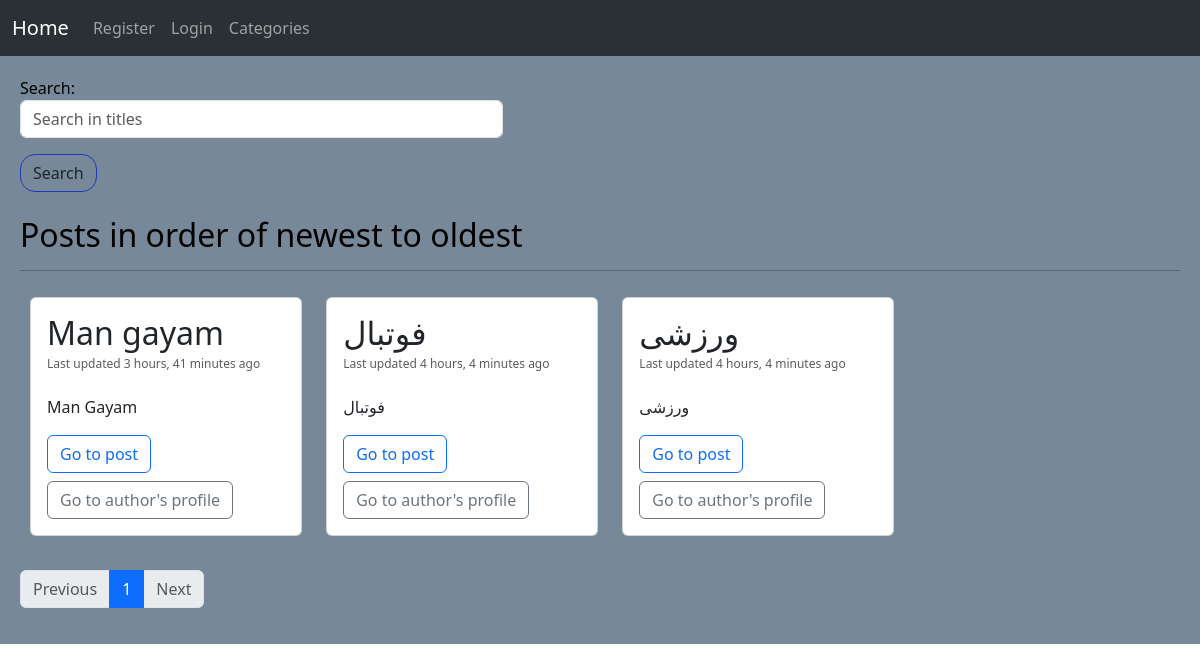
Before: / with the older database file.
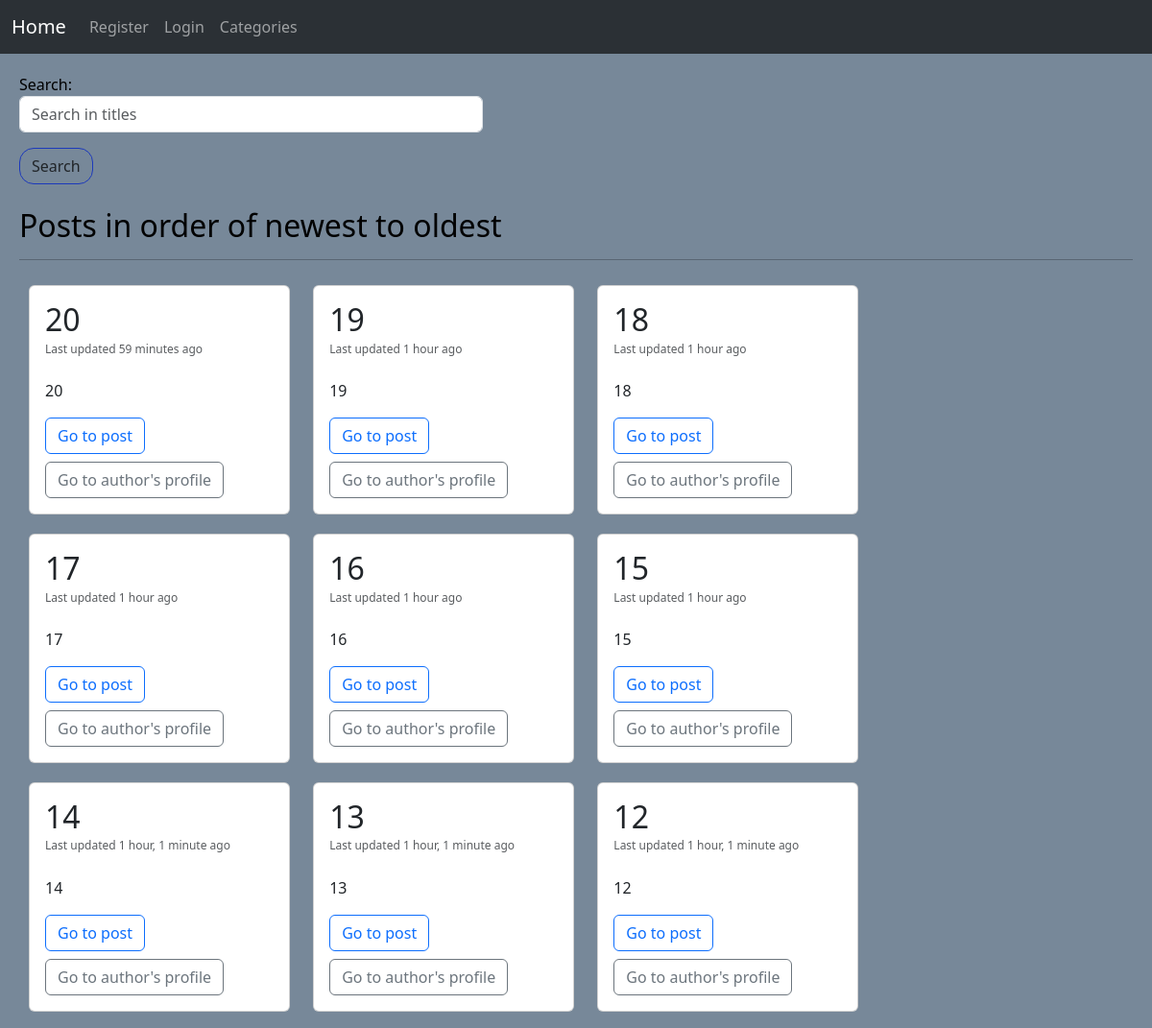
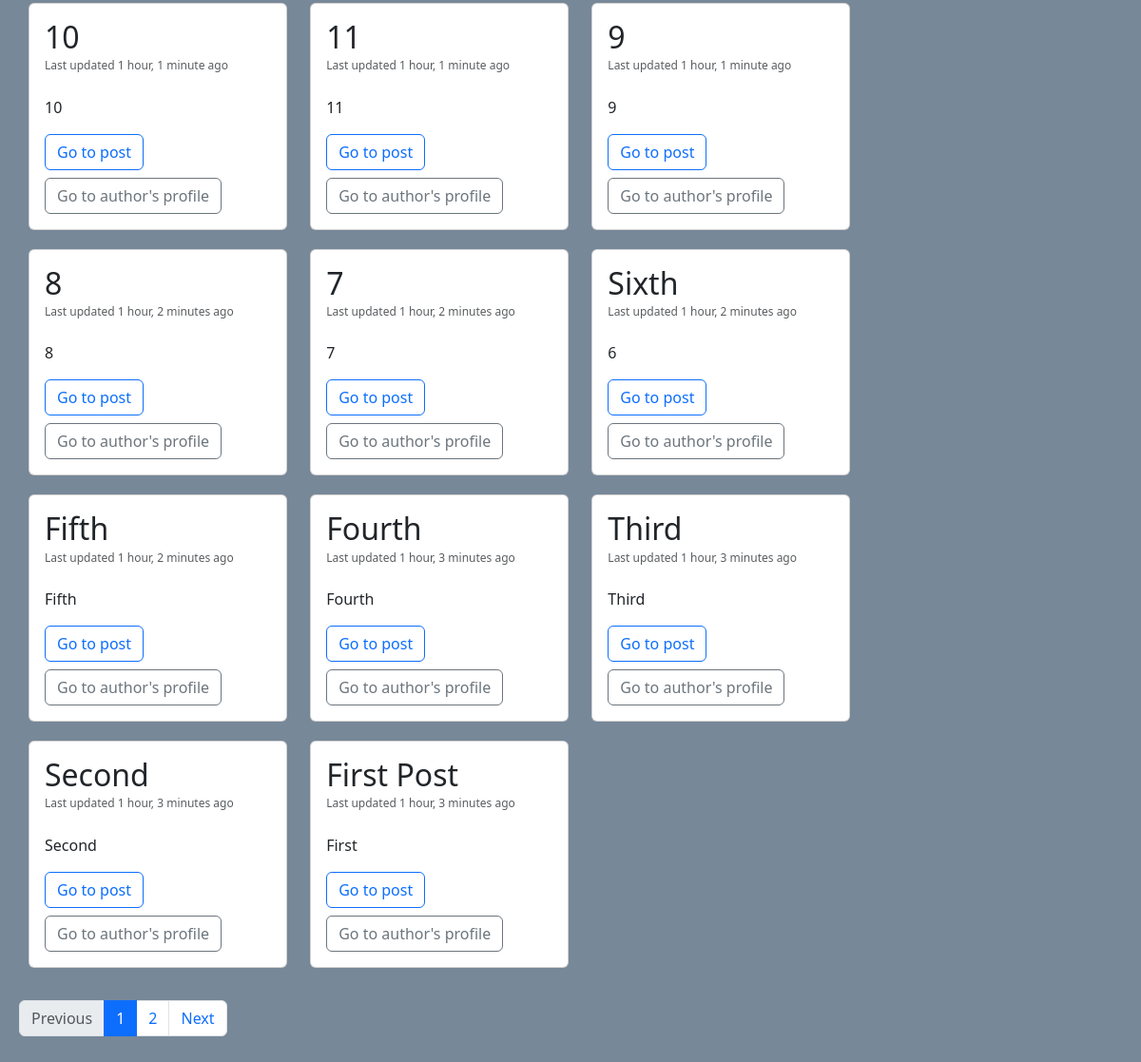
After: the same page with the newer database file (2 pictures, top to bottom).
### Posts/models.py (models this page shows, shortened)
class PostModel(models.Model):
    category = models.ForeignKey(
        CategoryModel,
        on_delete=models.CASCADE,
        related_name='category_posts',
        default=None
    )
    author = models.ForeignKey(
        User,
        on_delete=models.CASCADE,
        related_name='author_posts'
    )
    title = models.CharField(
        max_length=75,
        unique=True
    )
    slug = models.SlugField(
        max_length=150,
        unique=True,
        allow_unicode=True
    )
    body = RichTextUploadingField()
    date_created = models.DateTimeField(
        auto_now_add=True
    )
    date_updated = models.DateTimeField(
        auto_now=True
    )
    def get_absolute_url(self):
        return reverse_lazy('Posts:PostDetail', args=(self.category.slug, self.slug))
    class Meta:
        verbose_name = 'Post'
        verbose_name_plural = 'Posts'
        ordering = ('-date_created', '-date_updated')

### Home/views.py (the view)
# urls.py: path('', views.HomeView.as_view(), name='Home'),
class HomeView(View):
    template_name = 'Home/Home.html'
    form_class = SearchForm
    def get(self, request):
        form = self.form_class
        search = request.GET.get('search', None)
        if search:
            posts = PostModel.objects.filter(title__contains=search)
        else:
            posts = PostModel.objects.all()
        posts_pages = Paginator(posts, 20)
        page_number = int(request.GET.get('page', 1))
        if page_number < 1 or page_number > posts_pages.num_pages:
            messages.warning(request, _("The requested page does not exists"), 'danger')
            return redirect('Home:Home')
        return render(request, self.template_name, {
            'posts': posts_pages.page(page_number),
            'form': form,
        })

### Home/Templates/Home/Home.html (shortened to what this page needs)
{% extends 'Base.html' %}
{% block Body %}
	<form action="" method="get" class="col-md-5">
		{{ form.as_p }}
		<input class="btn btn-outline-dark" style="border: 1px solid #1c39bb; border-radius: 15px;" type="submit" value="Search" />
	</form>
	<br/>
	<h2>Posts in order of newest to oldest</h2>
	<hr/>
		{% for post in posts %}
			<div class="card" style="width: 17rem; display: inline-block; margin: 10px;" id="Post">
				<div class="card-body">
					<h2 class="card-title">{{ post.title|truncatechars:15 }}</h2>
					<h4 class="card-subtitle mb-4 text-body-secondary" style="font-size: 12px;">Last updated {{ post.date_updated|timesince }} ago</h4>
					<p class="card-text">{{ post.body|truncatechars:30|safe }}</p>
					<a class="card-link btn btn-outline-primary mb-2" href="{{ post.get_absolute_url }}">Go to post</a><br/>
					<a class="card-link btn btn-outline-secondary" href="{% url 'accounts:Profile' post.author.username %}">
						Go to author's profile
					</a>
				</div>
			</div>
		{% empty %}
			<h3>No posts submitted so far</h3>
		{% endfor %}
	<nav class="mt-4" aria-label="...">
        <ul class="pagination">
            <li class="page-item {% if not posts.has_previous %} disabled {% endif %}">
                <a class="page-link"
                   href="{% url 'Home:Home' %}?page={% if posts.has_previous %}{{ posts.previous_page_number }}{% else %}1{% endif %}">
	                Previous
                </a>
            </li>
            {% for pages in posts.paginator.page_range %}
	            <li class="page-item {% if posts.number == pages %} active {% endif %}" aria-current="page">
	                <a class="page-link" href="{% url 'Home:Home' %}?page={{ pages }}">{{ pages }}</a>
	            </li>
	        {% endfor %}
            <li class="page-item {% if not posts.has_next %} disabled {% endif %}">
                <a class="page-link"
                   href="{% url 'Home:Home' %}?page={% if posts.has_next %}{{ posts.next_page_number }}{% else %}{{ posts.number }}{% endif %}">
	                Next
                </a>
            </li>
        </ul>
	</nav>
{% endblock %}

Changed rows visible on the page:
removed PostModel: title "Man gayam", date_updated "3 hours, 41 minutes", body "Man Gayam"
no longer on this page (row unchanged): PostModel: title "فوتبال", date_updated "4 hours, 4 minutes", body "فوتبال"
no longer on this page (row unchanged): PostModel: title "ورزشی", date_updated "4 hours, 4 minutes", body "ورزشی"
added PostModel: title "20", date_updated "59 minutes", body "20"
added PostModel: title "19", date_updated "1 hour", body "19"
added PostModel: title "18", date_updated "1 hour", body "18"
added PostModel: title "17", date_updated "1 hour", body "17"
added PostModel: title "16", date_updated "1 hour", body "16"
added PostModel: title "15", date_updated "1 hour", body "15"
added PostModel: title "14", date_updated "1 hour, 1 minute", body "14"
added PostModel: title "13", date_updated "1 hour, 1 minute", body "13"
added PostModel: title "12", date_updated "1 hour, 1 minute", body "12"
added PostModel: title "10", date_updated "1 hour, 1 minute", body "10"
added PostModel: title "11", date_updated "1 hour, 1 minute", body "11"
added PostModel: title "9", date_updated "1 hour, 1 minute", body "9"
added PostModel: title "8", date_updated "1 hour, 2 minutes", body "8"
added PostModel: title "7", date_updated "1 hour, 2 minutes", body "7"
added PostModel: title "Sixth", date_updated "1 hour, 2 minutes", body "6"
added PostModel: title "Fifth", date_updated "1 hour, 2 minutes", body "Fifth"
added PostModel: title "Fourth", date_updated "1 hour, 3 minutes", body "Fourth"
added PostModel: title "Third", date_updated "1 hour, 3 minutes", body "Third"
added PostModel: title "Second", date_updated "1 hour, 3 minutes", body "Second"
added PostModel: title "First Post", date_updated "1 hour, 3 minutes", body "First"
Other visible differences:
new list line: "2"
